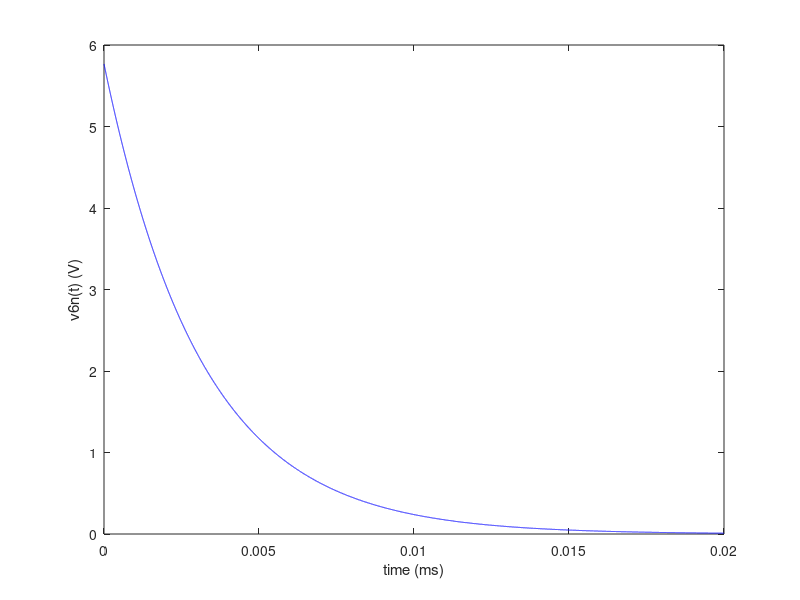
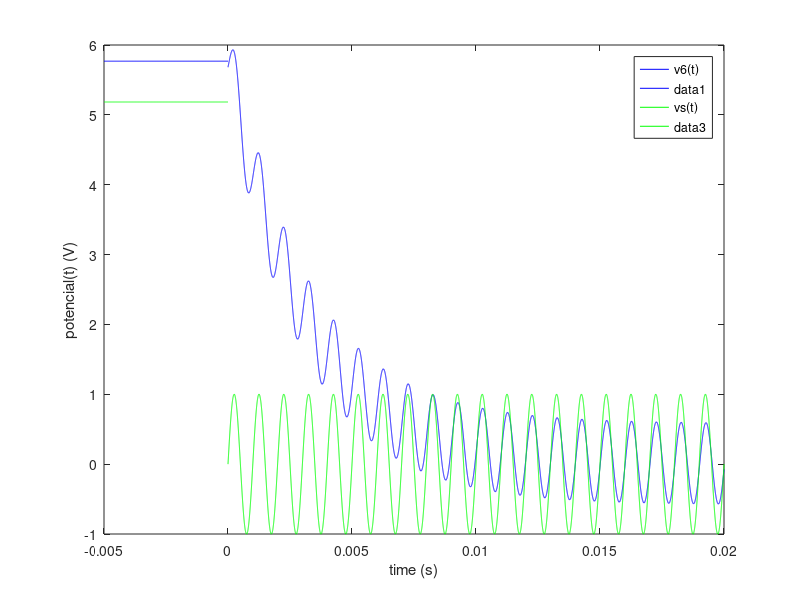

MATLAB code for these plots, in order:
close all
clear all

R1 = 1.04408633697e3
R2 = 2.04051610808e3
R3 = 3.07566747417e3
R4 = 4.05936218175e3 
R5 = 3.05878343538e3
R6 = 2.0603640429e3
R7 = 1.04299566201e3
Vs = 5.18382634375 
C = 1.02590436129e-6
Kb = 7.28659513293e-3
Kd = 8.22752594192e3

format long


printf("\n alinea 1)------------------------------------------\n\n")

line1 = [1, 0, 0, 0, 0, 0, 0];
line2 = [0, 1/R3+1/R2+1/R1, -1/R2, -1/R3, 0, 0, 0];
line3 = [0, Kb+1/R2, -1/R2, -Kb, 0, 0, 0];
line58 = [0, -1/R3, 0, 1/R5+1/R4+1/R3, -1/R5, -1/R7, 1/R7];
line6 = [0, Kb, 0, -Kb-1/R5, 1/R5, 0, 0];
line7 = [0, 0, 0, 0, 0, -1/R6-1/R7, 1/R7];
line8 = [0, 0, 0, 1, 0, Kd/R6, -1];

An = [line1; line2; line3; line58; line6; line7; line8]

bn = [Vs; Vs/R1; 0; 0; 0; 0; 0]

#det(An)

Xn = An\bn


Vx = Xn(5) - Xn(7)


printf("\n alinea 2)-------------------------------------------\n\n")

printf("Nodal Analysis---------------")

A = [1/R1+1/R4+1/R6, -1/R1, 0, -1/R4, 0, -1/R6, 0; -1/R1, 1/R1+1/R2+1/R3, -1/R2, -1/R3, 0, 0, 0; 0, -1/R2-Kb, 1/R2, Kb, 0, 0, 0; -1/R6, 0, 0, 0, 0, 1/R6+1/R7, -1/R7; 0, 0, 0, 0, 1, 0, -1; -Kd/R6, 0, 0, 1, 0, Kd/R6, -1; 1, 0, 0, 0, 0, 0, 0]

det(A)

b = [0; 0; 0; 0; Vx; 0; 0]

Xn2 = A\b

Ix = -(Xn2(4)-Xn2(5))/R5 + Kb*(Xn2(2)-Xn2(4));
Req = Vx/Ix



printf("\n\n alinea 3)------------------------------------------\n\n")

time = 0:1e-6:20e-3;

v6n = Xn(5)*exp(-time/(Req*C));

hf = figure();
plot(time, v6n, "b");
xlabel("time (ms)");
ylabel("v6n(t) (V)");

print(hf, "v6n.eps", "-depsc");



printf("\n\nalinea 4)-------------------------------------------------\n\n")

omega = 2*pi*1000 #rad/s

dlineVs = [1, 0, 0, 0, 0, 0, 0];
dline2 = [-1/R1, 1/R1 + 1/R3+1/R2, -1/R2, -1/R3, 0, 0, 0];
dline58 = [0, -1/R3, 0, 1/R3+1/R4+1/R5, -i*omega*C-1/R5, -1/R7, 1/R7+i*omega*C];
dline3 = [0, Kb+1/R2, -1/R2, -Kb, 0, 0, 0];
dline6 = [0, Kb, 0, -1/R5-Kb, 1/R5+i*omega*C, 0, -i*omega*C];
dline7 = [0, 0, 0, 0, 0, -1/R6-1/R7, 1/R7];
dlineVd = [0, 0, 0, 1, 0, Kd/R6, -1];

dAn = [dline2; dline3; dline6; dline7; dlineVs; dlineVd; dline58]

dbn = [0; 0; 0; 0; -i; 0; 0] #parte real

determinante = det (dAn)

dXn = dAn\dbn

fase = arg(dXn(5))
amplitude = abs(dXn(5))

printf("\n\nalinea 5)-------------------------------------------------\n\n")

stepDt = fase/omega

initial_time  = -5e-3:1e-6:0;
final_time = 0:1e-6:20e-3;

v6i = 0*initial_time+Xn(5);
vsi = 0*initial_time + Vs;

v6f = v6n + amplitude*cos(omega*final_time - fase);
vsf = sin(final_time*omega);

hf2 = figure();
plot(initial_time, v6i, "b;v6(t);");
hold on
plot(final_time, v6f, "b");
plot(initial_time, vsi, "g;vs(t);");
plot(final_time, vsf, "g");

legend();

xlabel("time (s)");
ylabel("potencial(t) (V)");

print(hf2, "v6_vs.eps", "-depsc");

printf("\n\nalinea 6)-----------------------------------------------------\n\n")
